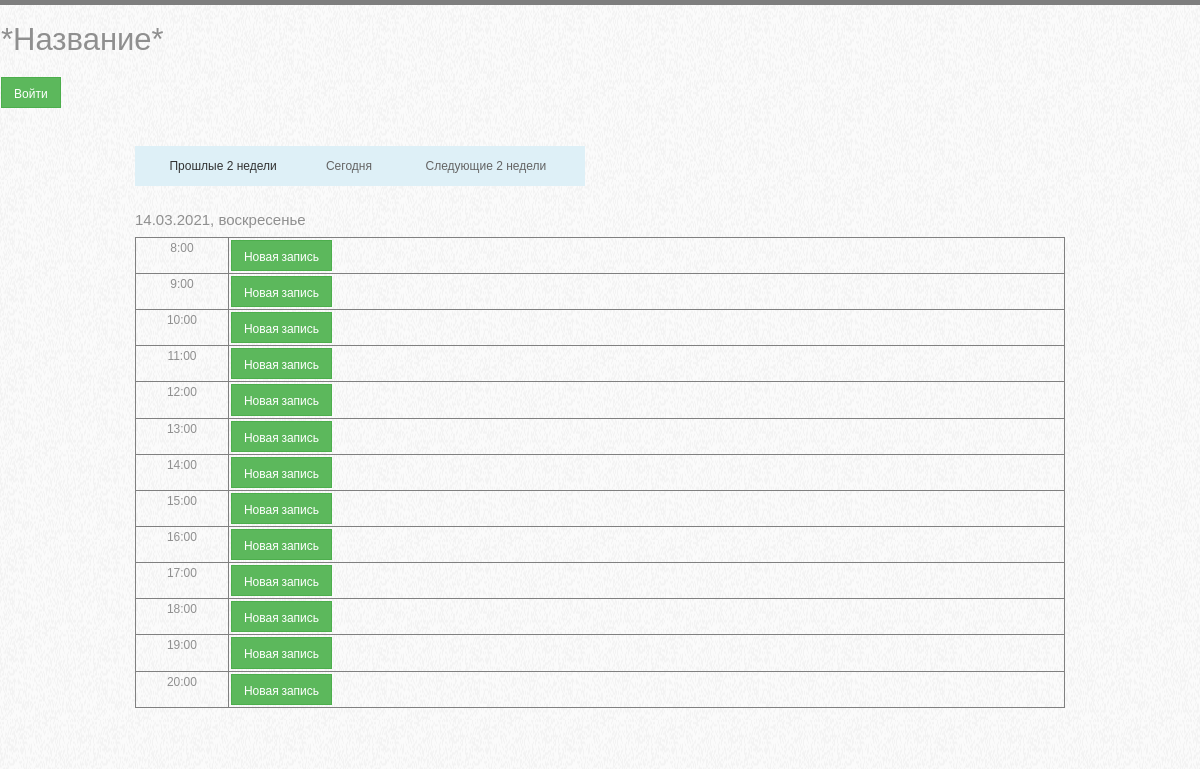
/one_day_admin/14.03.2021, run on the app's committed database.
### data/notes.py (models this page shows, shortened)
class Note(SqlAlchemyBase, UserMixin):
    __tablename__ = 'notes'
    id = sqlalchemy.Column(sqlalchemy.Integer, primary_key=True, autoincrement=True)
    date = sqlalchemy.Column(sqlalchemy.String, nullable=True)
    time = sqlalchemy.Column(sqlalchemy.String, nullable=True)
    text = sqlalchemy.Column(sqlalchemy.Text, nullable=False)
    horse = sqlalchemy.Column(sqlalchemy.Text, nullable=True)

### main.py (the view)
@app.route('/one_day_admin/<date>')
def one_day_admin(date):
    try:
        dd = date.split('.')
        d = datetime.datetime(year=int(dd[2]), month=int(dd[1]), day=int(dd[0]))
        date_weekday = date + ', ' + WEEK[d.weekday()]
        a = now - d
        if abs(a.days) >= 15:
            date = date_weekday + '. Этот день недоступен'
            return render_template('one_day.html', title=date_weekday, date=date, dict={})
        d = datetime.date(year=int(dd[-1]), month=int(dd[1]), day=int(dd[0]))
        if d.weekday() == 2:
            date = date_weekday + '. Выходной'
            return render_template('one_day.html', title=date_weekday, date=date, dict={})
        session = create_session()
        notes = session.query(Note).filter(Note.date == date)
        diction = {}
        for note in notes:
            if note.time in diction:
                diction[note.time].append(note)
            else:
                diction[note.time] = [note]
        dict = {}
        k = sorted(list(diction.keys()))
        k.sort(key=lambda a: int(a.split(':')[0]))
        for i in k:
            dict[i] = diction[i]
        return render_template('one_day_admin.html', title=date_weekday, date=date_weekday, dict=dict)
    except Exception as ex:
        print(ex)
        return redirect('/error')

### data/db_session.py (called while the page is built)
def create_session() -> Session:
    global __factory
    return __factory()

### templates/one_day_admin.html
{% extends "base.html" %}
{% block content %}
<table
        style="text-align: left; width: 450px; height: 40px; background-color: #DEF0F7; "
        border="0" cellpadding="0" cellspacing="2">
    <tbody>
    <tr>
        <td style="text-align: center"><a style="color: #323232;" href="/ago">
            Прошлые 2 недели</a></td>
        <td style="text-align: center"><a style="color: #646464;" href="/today">
            Сегодня</a></td>
        <td style="text-align: center"><a style="color: #646464;" href="/next">
            Следующие 2 недели</a></td>
    </tr>
    </tbody>
</table>
<br>
<h4>{{ date }}</h4>
<table style="text-align: left; width: 100%;" border="1" cellpadding="2"
       cellspacing="0">
    <tbody>
    {% for time in dict %}
    <tr>
        <td style="vertical-align: top; text-align: center; width: 10%;">{{time}}</td>
        <td style="vertical-align: top;">
            {% for note in dict[time] %}
            {% if note.text != '-' and note.text != ''%}
                <div>Имя ребенка: {{note.text}}</div>
                <div>Лошадь: {{note.horse}}</div>
                <div><a href="/change_note/{{ note.id }}" class="btn btn-warning">Редактировать</a></div>
                <div>______________________________________________</div>
            {% else %}
                <div><a href="/change_note/{{ note.id }}" class="btn btn-success">Новая запись</a></div>
            {% endif %}
            {% endfor %}
        </td>
    </tr>
    {% endfor %}
    </tbody>
</table>
<br><br>
{% endblock %}

### data on the page
Note: time "8:00"
Note: time "9:00"
Note: time "10:00"
Note: time "11:00"
Note: time "12:00"
Note: time "13:00"
Note: time "14:00"
Note: time "15:00"
Note: time "16:00"
Note: time "17:00"
Note: time "18:00"
Note: time "19:00"
Note: time "20:00"

### other printed values
{{ date }} "14.03.2021, воскресенье"
